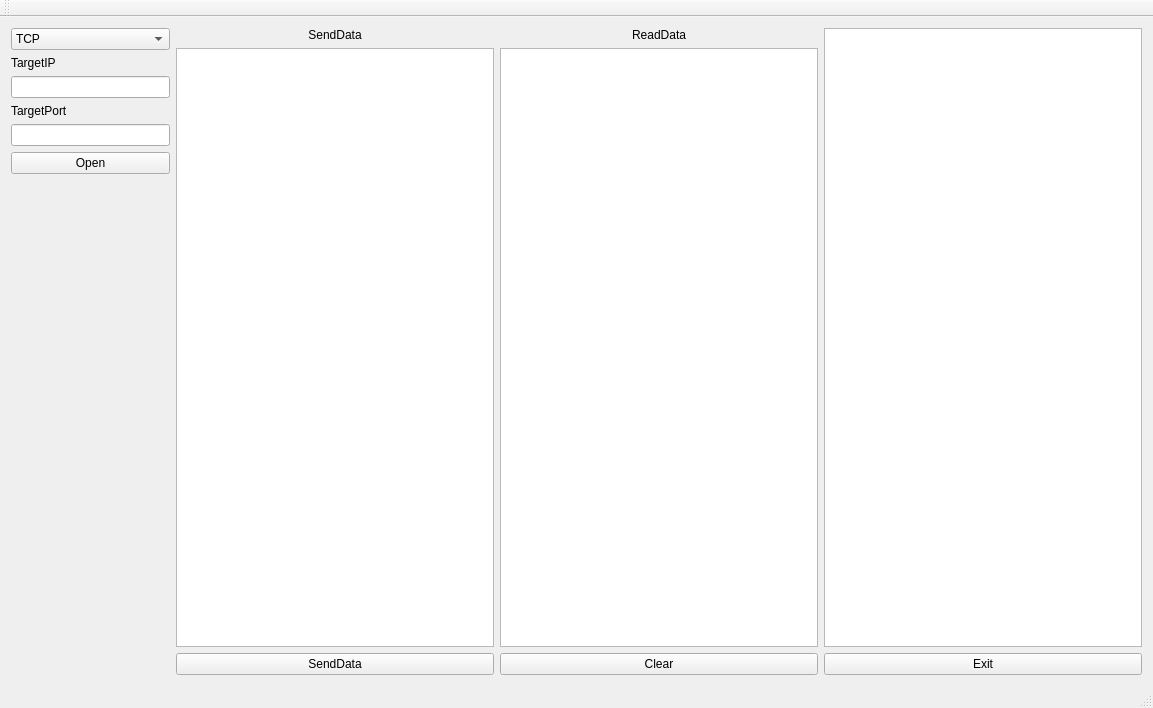
<?xml version="1.0" encoding="UTF-8"?>
<ui version="4.0">
 <class>MainWindow</class>
 <widget class="QMainWindow" name="MainWindow">
  <property name="geometry">
   <rect>
    <x>0</x>
    <y>0</y>
    <width>1153</width>
    <height>708</height>
   </rect>
  </property>
  <property name="windowTitle">
   <string>Qt-NetAssist</string>
  </property>
  <widget class="QWidget" name="centralWidget">
   <layout class="QVBoxLayout" name="verticalLayout">
    <item>
     <layout class="QHBoxLayout" name="AllhorizontalLayout" stretch="1,2,2,2">
      <item>
       <layout class="QVBoxLayout" name="SettingsverticalLayout">
        <item>
         <widget class="QComboBox" name="ChoosecomboBox">
          <item>
           <property name="text">
            <string>TCP</string>
           </property>
          </item>
          <item>
           <property name="text">
            <string>UDP</string>
           </property>
          </item>
         </widget>
        </item>
        <item>
         <widget class="QLabel" name="targetIPlabel">
          <property name="text">
           <string>TargetIP</string>
          </property>
         </widget>
        </item>
        <item>
         <widget class="QLineEdit" name="targetIPlineEdit"/>
        </item>
        <item>
         <widget class="QLabel" name="targetPortlabel">
          <property name="text">
           <string>TargetPort</string>
          </property>
         </widget>
        </item>
        <item>
         <widget class="QLineEdit" name="PortlineEdit"/>
        </item>
        <item>
         <widget class="QPushButton" name="OpenPortButton">
          <property name="text">
           <string>Open</string>
          </property>
         </widget>
        </item>
        <item>
         <spacer name="verticalSpacer">
          <property name="orientation">
           <enum>Qt::Vertical</enum>
          </property>
          <property name="sizeHint" stdset="0">
           <size>
            <width>20</width>
            <height>40</height>
           </size>
          </property>
         </spacer>
        </item>
       </layout>
      </item>
      <item>
       <layout class="QVBoxLayout" name="SendverticalLayout">
        <item>
         <widget class="QLabel" name="SendDataLabel">
          <property name="text">
           <string>SendData</string>
          </property>
          <property name="alignment">
           <set>Qt::AlignCenter</set>
          </property>
         </widget>
        </item>
        <item>
         <widget class="QTextEdit" name="SendDataBrowser"/>
        </item>
        <item>
         <widget class="QPushButton" name="SendDataButton">
          <property name="text">
           <string>SendData</string>
          </property>
         </widget>
        </item>
       </layout>
      </item>
      <item>
       <layout class="QVBoxLayout" name="ReadverticalLayout">
        <item>
         <widget class="QLabel" name="ReadDataLabel">
          <property name="text">
           <string>ReadData</string>
          </property>
          <property name="alignment">
           <set>Qt::AlignCenter</set>
          </property>
         </widget>
        </item>
        <item>
         <widget class="QTextBrowser" name="ReceiveDataBrowser"/>
        </item>
        <item>
         <widget class="QPushButton" name="clearButton">
          <property name="text">
           <string>Clear</string>
          </property>
         </widget>
        </item>
       </layout>
      </item>
      <item>
       <layout class="QVBoxLayout" name="DebugverticalLayout">
        <item>
         <widget class="QTextBrowser" name="DebugInfoBrowser">
          <property name="mouseTracking">
           <bool>false</bool>
          </property>
         </widget>
        </item>
        <item>
         <widget class="QPushButton" name="ExitButton">
          <property name="text">
           <string>Exit</string>
          </property>
         </widget>
        </item>
       </layout>
      </item>
     </layout>
    </item>
   </layout>
  </widget>
  <widget class="QMenuBar" name="menuBar">
   <property name="geometry">
    <rect>
     <x>0</x>
     <y>0</y>
     <width>1153</width>
     <height>23</height>
    </rect>
   </property>
  </widget>
  <widget class="QToolBar" name="mainToolBar">
   <attribute name="toolBarArea">
    <enum>TopToolBarArea</enum>
   </attribute>
   <attribute name="toolBarBreak">
    <bool>false</bool>
   </attribute>
  </widget>
  <widget class="QStatusBar" name="statusBar"/>
 </widget>
 <layoutdefault spacing="6" margin="11"/>
 <resources/>
 <connections/>
</ui>
